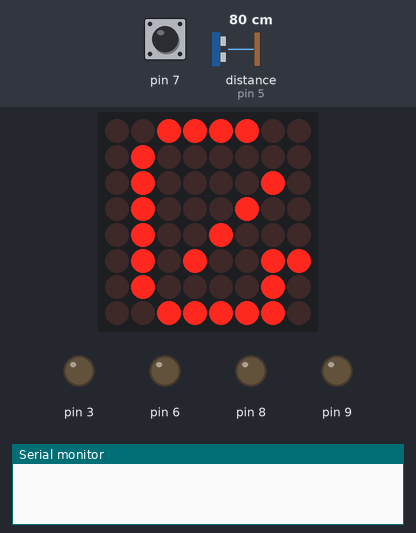
A sketch run on a simulated Arduino Uno, built with avr-gcc and run on an emulated ATmega328P. On the bench: 8×8 LED matrix, output pins drawn as LEDs (lit = HIGH), the last lines printed to the serial monitor. Wiring (inferred from the names in the program): ultrasonic range finder: trigger pin 4; echo pin 5. The test bench sets the inputs (shaded band); at power-on: pin 7 HIGH, distance to the obstacle (sensor on pin 5) 80 cm. The echo pulse lasts 58.3 µs per cm; pins used as bus, display or sensor lines are not drawn.

Above: at 2.0 s.
2.1 s: pin 7 pulled LOW for 0.15 s
At 3.3 s:
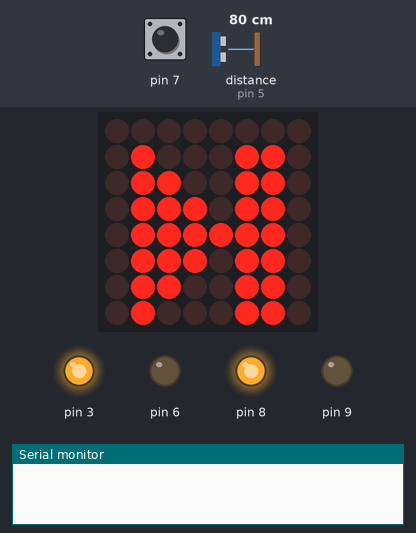
3.7 s: distance to the obstacle (sensor on pin 5) set to 12 cm
5.2 s: distance to the obstacle (sensor on pin 5) set to 9 cm
At 5.6 s:
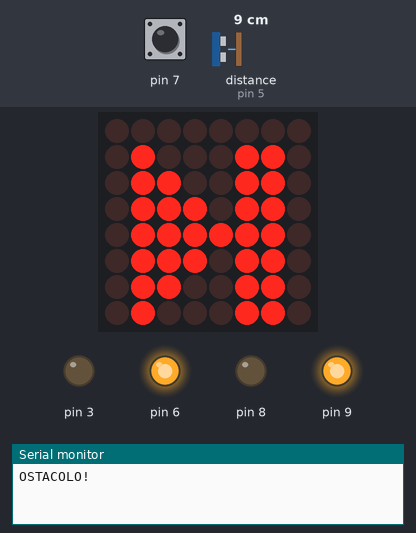
At 8.4 s:
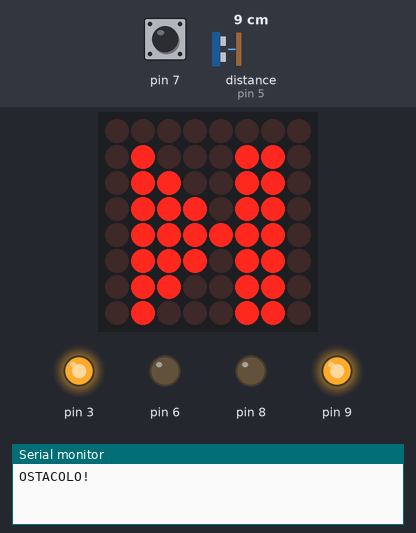
14.2 s: distance to the obstacle (sensor on pin 5) set to 2 cm
Timing chart, 0 to 17.2 s (numbered marks = the images above; inputs shaded):
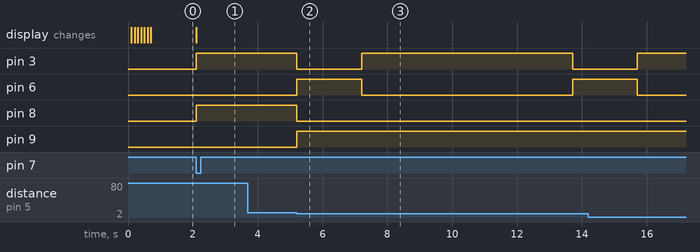

The sketch:

robot.ino
```cpp
// creato da JURY CAIULO

#include <LedControl.h>
#include <IRremote.h>

int stato = 0;

#define TRIG_PIN 4
#define ECHO_PIN 5

const byte IR_RECEIVE_PIN = 2;

LedControl lc=LedControl(12,11,10,1);

decode_results results;
unsigned long delaytime=600;

  byte G[8]={ B00111100,B01000000,B01000010,B01000100,B01001000,B01010011,B01000010,B00111110};
  byte P[8]={ B00000000,B01000110,B01100110,B01110110,B01111110,B01110110,B01100110,B01000110};

void setup() {
  Serial.begin(9600);

  pinMode(7, INPUT_PULLUP);
  pinMode(3, OUTPUT);
  pinMode(6, OUTPUT);
  pinMode(8, OUTPUT);
  pinMode(9, OUTPUT);
  pinMode(TRIG_PIN, OUTPUT);
  pinMode(ECHO_PIN, INPUT);

  IrReceiver.begin(IR_RECEIVE_PIN, ENABLE_LED_FEEDBACK);

  digitalWrite(TRIG_PIN, LOW);

  lc.shutdown(0,false);
  lc.setIntensity(0,5);
  lc.clearDisplay(0);

  for(int r =0; r<8; r++){
  lc.setRow(0, r, G[r]);
  delay(100);
}
}

void loop() {

 digitalWrite(TRIG_PIN, HIGH);
  delayMicroseconds(10);
  digitalWrite(TRIG_PIN, LOW);

  unsigned long tempo = pulseIn(ECHO_PIN, HIGH);
  float distanza = 0.03438 * tempo / 2;

if(digitalRead(7) == LOW){
 stato=1;
}

switch (stato) {
    case 0:
    if (IrReceiver.decode())
   {
      String ir_code = String(IrReceiver.decodedIRData.command, HEX);
      Serial.println(ir_code);

      IrReceiver.resume();

      if(ir_code == "40"){
  digitalWrite(3, HIGH);
  digitalWrite(6, HIGH);
  digitalWrite(8, HIGH);
  digitalWrite(9, HIGH);
  digitalWrite(3, HIGH);
  digitalWrite(6, LOW);
  digitalWrite(8, HIGH);
  digitalWrite(9, LOW);
      }

  if(ir_code == "45"){
  digitalWrite(3, HIGH);
  digitalWrite(6, HIGH);
  digitalWrite(8, HIGH);
  digitalWrite(9, HIGH);
  }

  if(ir_code == "15"){
  stato=1;
  }

  if(ir_code == "7"){
  digitalWrite(3, LOW);
  digitalWrite(6, HIGH);
  digitalWrite(8, HIGH);
  digitalWrite(9, LOW);
  }

  if(ir_code == "9"){
  digitalWrite(3, HIGH);
  digitalWrite(6, LOW);
  digitalWrite(8, LOW);
  digitalWrite(9, HIGH);
   }

   if(ir_code == "19"){
  digitalWrite(3, LOW);
  digitalWrite(6, HIGH);
  digitalWrite(8, LOW);
  digitalWrite(9, HIGH);
      }
   }
    break;
    case 1:

  lc.clearDisplay(0);
  for(int r =0; r<8; r++){
  lc.setRow(0, r, P[r]);

  }
  digitalWrite(3, HIGH);
  digitalWrite(6, LOW);
  digitalWrite(8, HIGH);
  digitalWrite(9, LOW);

if(distanza <= 10){
  stato=2;
}

    break;
    case 2:
   ostacolo();
if(distanza > 10){
  stato=1;
}
  }
}

void ostacolo(){
  Serial.println("OSTACOLO!");
  digitalWrite(3, LOW);
  digitalWrite(6, HIGH);
  digitalWrite(8, LOW);
  digitalWrite(9, HIGH);
  delay(2000);
  digitalWrite(3, HIGH);
  digitalWrite(6, LOW);
  digitalWrite(8, LOW);
  digitalWrite(9, HIGH);
  delay(6500);
  stato=1;
}
```

Measured:
- the behaviour switches between 11 and 10 cm on distance to the obstacle (sensor on pin 5) (found by bisection; images 1 and 2)
- after the input at 2.1 s, pin 3, pin 8: LOW → HIGH at once; the display: changes at once (image 1)
- after the input at 3.7 s, every drawn part: stays the same
- after the input at 5.2 s, pin 3: HIGH → LOW at once, → HIGH 2.0 s later, → LOW 6.5 s later; pin 6: LOW → HIGH at once, → LOW 2.0 s later, → HIGH 6.5 s later; pin 8: HIGH → LOW at once; pin 9: LOW → HIGH at once
